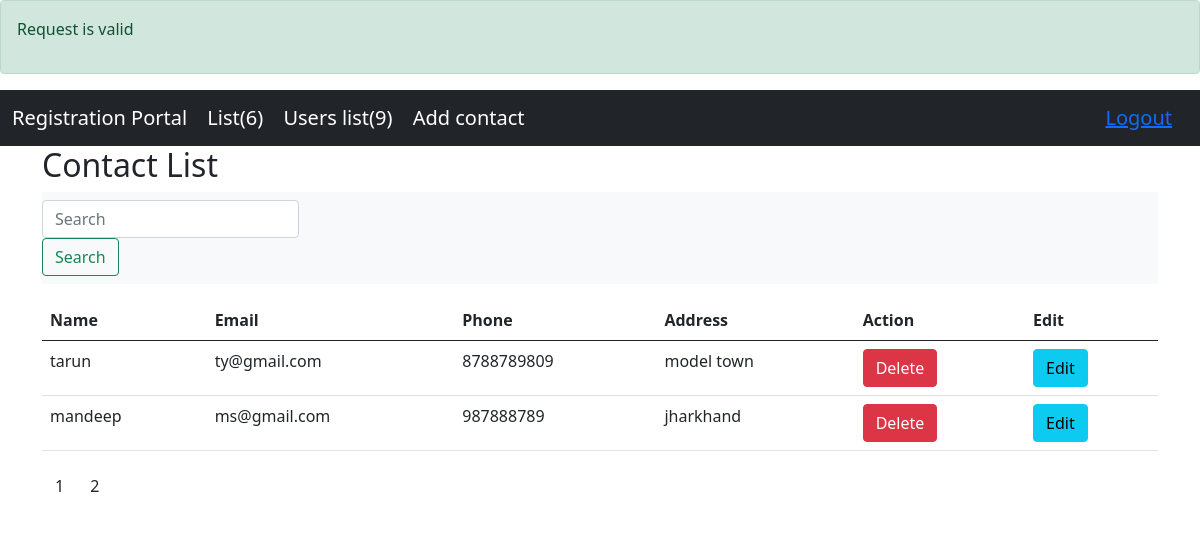
The app's page /contact_listing.php?page=2 (signed in) with its own data.
### tables this page shows
CREATE TABLE `contacts` (
  `id` int NOT NULL,
  `name` varchar(255) DEFAULT NULL,
  `email` varchar(255) DEFAULT NULL,
  `phone` text,
  `address` varchar(255) DEFAULT NULL,
  `author_id` int NOT NULL,
  `created_date` datetime NOT NULL DEFAULT CURRENT_TIMESTAMP,
  `updated_date` datetime NOT NULL DEFAULT CURRENT_TIMESTAMP
);

### contact_listing.php (the view, shortened to what this page needs)
<?php
include('./connection.php');
$author_id =$_SESSION['id'];
$query =" SELECT COUNT(id) as total_count FROM `contacts` WHERE author_id = $author_id ";
$result =mysqli_query($connection,$query);
$number ='' ;
while($row =mysqli_fetch_assoc($result)){
    $number =$row;
}
$total_count =$number['total_count'];
$limit = 4;
$total_page = $total_count / $limit ;
$approx =ceil($total_page);
$current_page = 1;
if(isset($_GET['page']) && !empty($_GET['page'])){
    $current_page =$_GET['page'];
}
$offset =($current_page - 1) * $limit ;
$query =' SELECT * FROM `contacts` WHERE author_id ='.$author_id.' limit '.$limit.' OFFSET '.$offset ;
$result =mysqli_query($connection,$query);
$output =[];
$pagination = true;
if(isset($_SESSION['search_result'])){
  $output = $_SESSION['search_result'];
  $pagination = false;
  unset($_SESSION['search_result']);
} else {
  while($row =mysqli_fetch_assoc($result)){
    $output[] =$row;
  }
}
$msg =false;
$value =false;
if(isset($_SESSION['success']) && !empty($_SESSION['success'])){
    $msg =$_SESSION['success'];
}
?>
<!DOCTYPE html>
<html lang="en">
<head>
<link href="https://cdn.jsdelivr.net/npm/bootstrap@5.0.2/dist/css/bootstrap.min.css" rel="stylesheet">
</head>
<body>
<?php if($msg){ ?>
  <div class="alert alert-success">
   <p><?php echo $msg; ?></p>
  </div>
<?php } ?>
<?php include('./navbar.php'); ?>
<div class="container">
  <h2>Contact List</h2>
  <nav class="navbar navbar-light bg-light">
  <form class="form-inline" action="./search_server.php" method="post">
    <input class="form-control mr-sm-2" type="search" placeholder="Search" name="search" value="<?php echo $value; ?>" aria-label="Search" >
    <button class="btn btn-outline-success my-2 my-sm-0" type="submit">Search</button>
  </form>
</nav>
  <table class="table">
    <thead>
      <tr>
        <th>Name</th>
        <th>Email</th>
        <th>Phone</th>
        <th>Address</th>
        <th>Action</th>
        <th>Edit</th>
      </tr>
    </thead>
    <tbody>
        <?php foreach($output as $key => $value){ ?>
        <tr>
            <td><?php echo $value['name']; ?></td>
            <td><?php echo $value['email']; ?></td>
            <td><?php echo $value['phone']; ?></td>
            <td><?php echo $value['address']; ?></td>
            <td><a href="http://localhost/assignment3/dele_contact.php?id=<?php echo $value['id']; ?>" class="btn btn-danger" role="button">Delete</a></td>
            <td><a href="http://localhost/assignment3/edit_contact.php?id=<?php echo $value['id']; ?>" class="btn btn-info" role="button">Edit</a></td>
        </tr>
       <?php } ?>
    </tbody>
  </table>
  <?php if($pagination){  ?>
    <ul class="pagination">
    <?php  for($i=1; $i<=$approx; $i++){ ?>
    <li><a type="button" class="btn btn-submit" href="http://localhost/assignment3/contact_listing.php?page=<?php echo $i ?>"><?php echo $i ?></a></li>
    <?php } ?>
    </ul>
    <?php } ?>
</div>
</body>
</html>

### records on screen
contacts: name "tarun", email "ty@gmail.com", phone "8788789809", address "model town"
contacts: name "mandeep", email "ms@gmail.com", phone "987888789", address "jharkhand"

### other values on screen
$msg "Request is valid"
$count "6"
$count_users "9"
